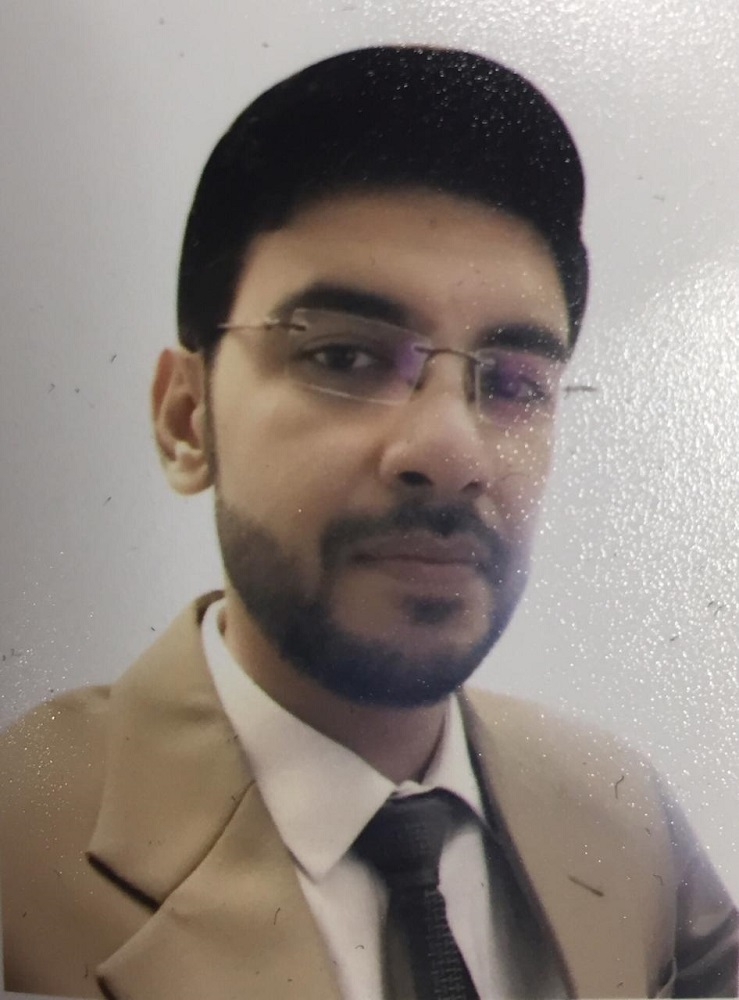
#> input picture Numipy/pic.jpg, 739 x 1000 px, given in place of original.png, which was not available
$ jupyter execute --allow-errors Numpyy.ipynb
#> lines starting #> are read from the running program, lines starting #| are printed output that depends on the picture; pictures that were not available may be replaced by others from this repository, and a replacement may not be noted
[cell 1]
import numpy
n = numpy.arange(27)
n

[cell 2]
type(n)

[cell 3]
n.reshape(3,9)

[cell 4]
n.reshape(3,3,3)

[cell 5]
import cv2

[cell 6]
im_g = cv2.imread("original.png",0)
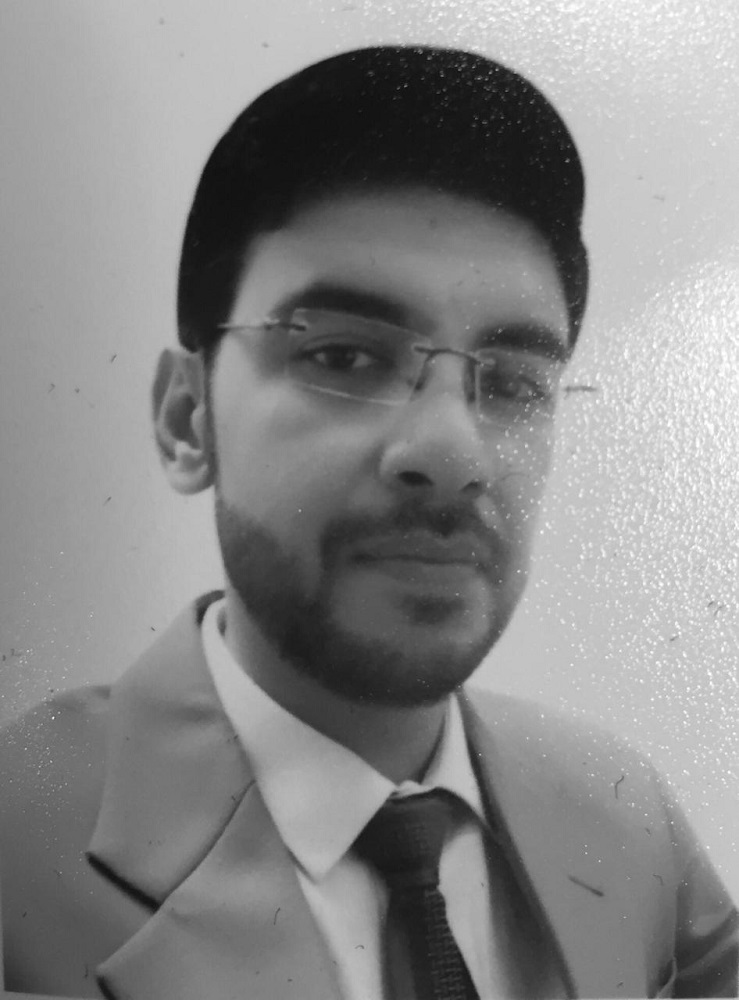
#> im_g: shape (1000, 739); min 12, max 255, mean 134.3
im_g

[cell 7]
im_g = cv2.imread("original.png",1)
#> im_g is the input picture: shape (1000, 739, 3); mean B, G, R 125.2, 132.1, 142.1
print (im_g)
#> (printed output is left out)

[cell 8]
cv2.imwrite("newsmallgray.png", im_g)
#> Out = True

[cell 9]
im_g2 = cv2.imread('pic.jpg', 0)
im_g2

[cell 10]
a = [0,1,2]

[cell 11]
a[0:1]

[cell 12]
a[0:2]

[cell 13]
im_g2 = cv2.imread("original.png",0)
im_g2

[cell 14]
im_g2.shape
#> Out = (1000, 739)

[cell 15]
im_g2[0:2]

[cell 16]
im_g2[2,4]
#> Out = 164

[cell 17]
im_g3 = cv2.imread("original.png", 1)
im_g3

[cell 18]
im_g3.shape
#> Out = (1000, 739, 3)

[cell 19]
im_g3[0,2:5,0:3]
#> Out = [[163, 164, 168], [163, 164, 168], [163, 164, 168]]

[cell 20]
im_g2

[cell 21]
for i in im_g2:
    print (i)
#> this loop made 1000 passes
#| [165 165 165 165 165 165 166 167 167 167 166 167 168 168 167 167 169 168
#|  168 168 167 166 167 168 171 169 169 170 170 168 168 170 170 170 170 170
#|  170 171 171 171 170 171 171 170 170 171 172 172 171 170 172 170 174 172
#|  174 174 174 173 173 175 176 176 176 176 175 177 178 178 178 177 178 179
#|  179 181 180 178 177 179 180 180 183 180 179 181 183 182 182 183 183 182
#|  183 184 185 184 183 182 184 184 184 184 185 185 185 185 187 187 187 186
#|  187 188 189 189 189 189 189 189 189 189 188 188 190 191 188 1
#| [165 165 166 165 164 165 166 167 167 167 167 167 166 166 166 166 167 167
#|  168 168 167 166 167 168 170 169 169 170 170 168 168 170 170 170 170 169
#|  170 171 171 171 170 171 171 170 170 171 172 172 171 170 172 170 174 172
#> (further printed lines are left out)

[cell 22]
for i in im_g2.T:
    print (i)

[cell 23]
for i in im_g2.flat:
    print (i)
#> this loop made 739000 passes
#> i on passes 1 to 3: 165, 165, 165

[cell 24]
im_g2

[cell 25]
ims = numpy.hstack((im_g2,im_g2))
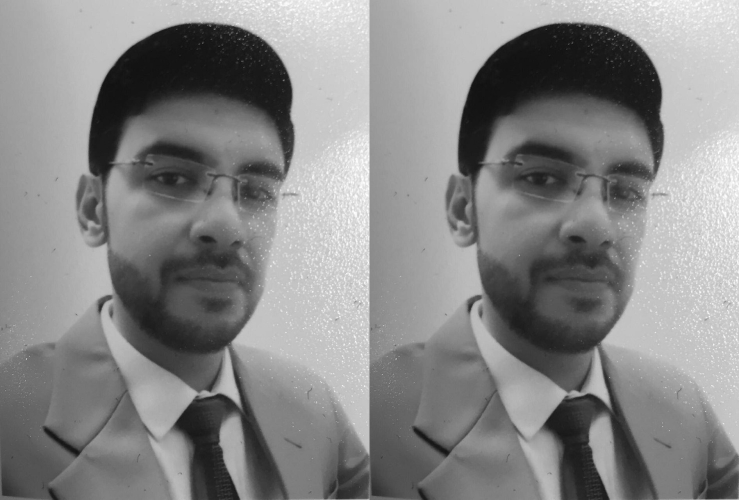
#> ims: shape (1000, 1478) (shown at 1/2 size); min 12, max 255, mean 134.3
print (ims)

[cell 26]
ims = numpy.hstack((im_g2,im_g2,im_g2))
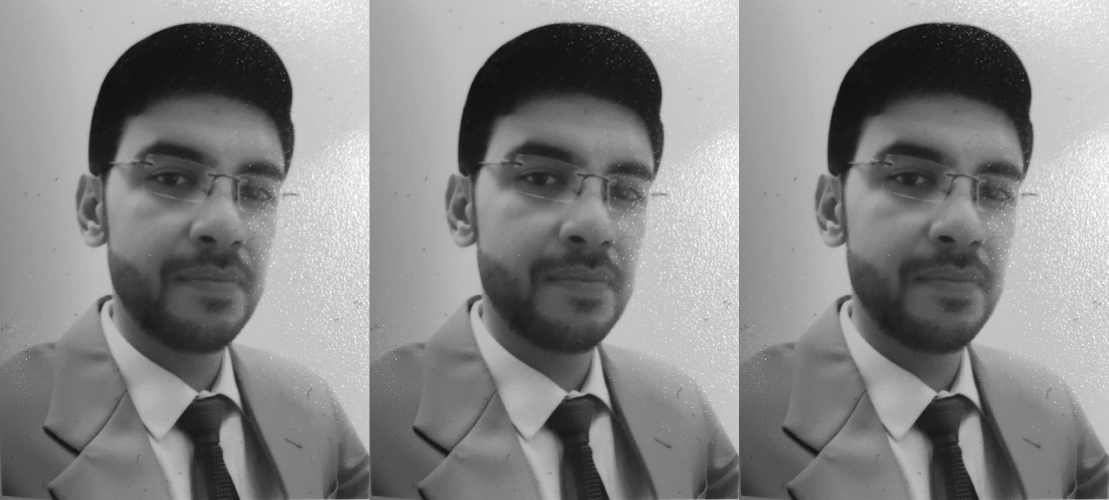
#> ims: shape (1000, 2217) (shown at 1/2 size); min 12, max 255, mean 134.3
print (ims)

[cell 27]
ims = numpy.vstack((im_g2,im_g2))
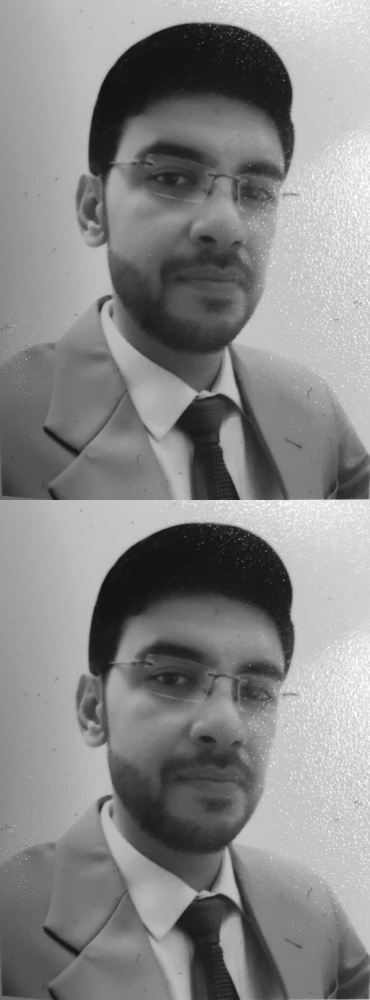
#> ims: shape (2000, 739) (shown at 1/2 size); min 12, max 255, mean 134.3
print (ims)

[cell 28]
ims = numpy.vstack((im_g2,im_g2,im_g2))
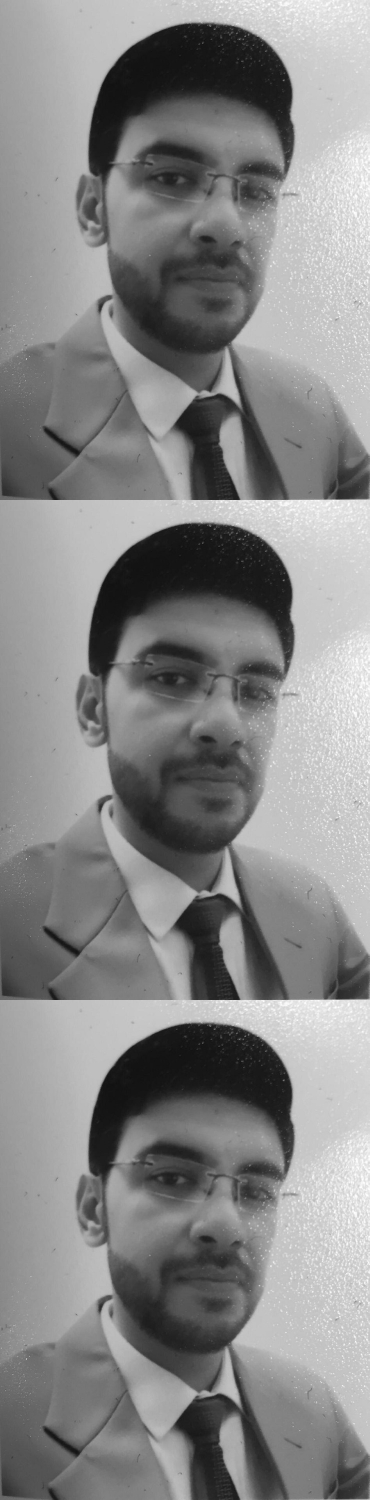
#> ims: shape (3000, 739) (shown at 1/2 size); min 12, max 255, mean 134.3
print (ims)
